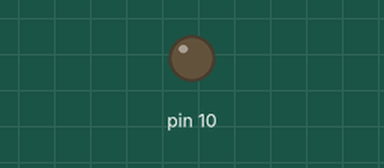
Recording of a sketch running on a simulated Arduino Uno, built with avr-gcc and run on an emulated ATmega328P. On the bench: output pins drawn as LEDs (lit = HIGH).

Above: at 1.3 s.
At 3.5 s:
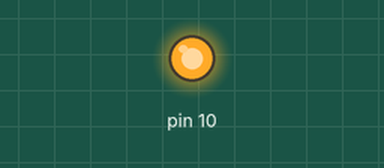
Timing chart, 0 to 8.8 s (numbered marks = the images above):
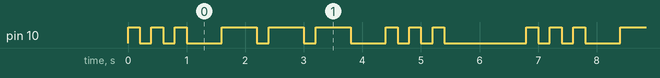

The sketch:

SOS.ino
```cpp
void setup() {
  pinMode(10, OUTPUT);
}

void loop() {


  digitalWrite(10, HIGH);
  delay(200);
  digitalWrite(10, LOW);
  delay(200);
  digitalWrite(10, HIGH);
  delay(200);
  digitalWrite(10, LOW);
  delay(200);
  digitalWrite(10, HIGH);
  delay(200);
  digitalWrite(10, LOW);
  delay(600);
  digitalWrite(10, HIGH);
  delay(600);
  digitalWrite(10, LOW);
  delay(200);
  digitalWrite(10, HIGH);
  delay(600);
  digitalWrite(10, LOW);
  delay(200);
  digitalWrite(10, HIGH);
  delay(600);
  digitalWrite(10, LOW);
  delay(600);
  digitalWrite(10, HIGH);
  delay(200);
  digitalWrite(10, LOW);
  delay(200);
  digitalWrite(10, HIGH);
  delay(200);
  digitalWrite(10, LOW);
  delay(200);
  digitalWrite(10, HIGH);
  delay(200);
  digitalWrite(10, LOW);
  delay(1400);
}
```

Measured:
- by itself, pin 10: repeats every 6.8 s: 2 × (LOW 0.20 s, HIGH 0.20 s), LOW 0.60 s, 2 × (HIGH 0.60 s, LOW 0.20 s), HIGH 0.60 s, LOW 0.60 s, 2 × (HIGH 0.20 s, LOW 0.20 s), HIGH 0.20 s, LOW 1.4 s, HIGH 0.20 s
- by itself, everything shown: repeats every 6.8 s, in 18 steps
